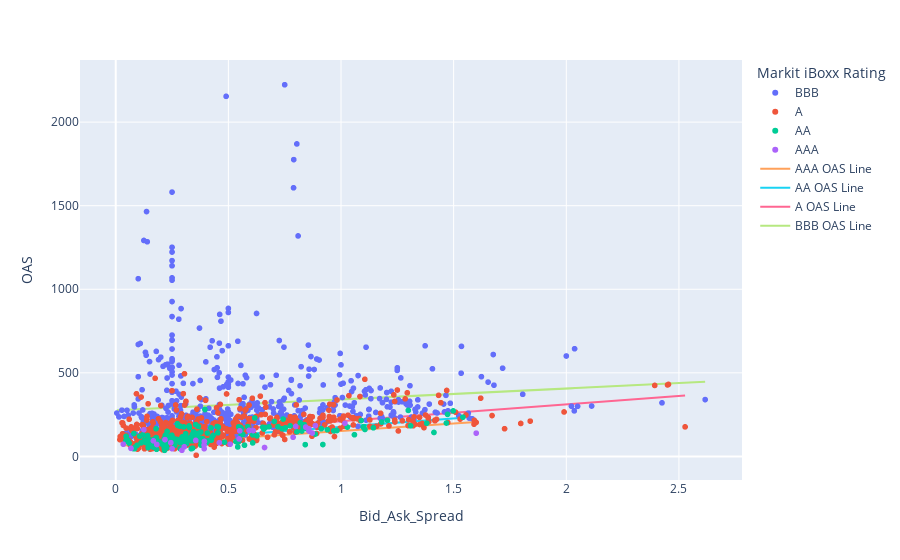

Write notebook code for a chart like this one.
### Code cell
# linear regression
from sklearn.linear_model import LinearRegression

def plot_linear_regression(data, x_column, y_column, rating_list):
    fig = px.scatter(data, x=x_column, y=y_column, color="Markit iBoxx Rating")
    for rating in rating_list:
        if rating in data["Markit iBoxx Rating"].values:
            y_axis = data[data["Markit iBoxx Rating"] == rating][y_column].values.reshape(-1, 1)
            x_axis = data[data["Markit iBoxx Rating"] == rating][x_column].values.reshape(-1, 1)
            reg = LinearRegression().fit(x_axis, y_axis)
            fig.add_trace(go.Scatter(x=x_axis.flatten(), y=reg.predict(x_axis).flatten(), mode='lines', name=f'{rating} OAS Line'))
    fig.show()

plot_linear_regression(data, "Bid_Ask_Spread", "OAS", ["AAA", "AA", "A", "BBB"])
plot_linear_regression(data, "Street Yield to Maturity", "OAS", ["AAA", "AA", "A", "BBB"])

### Figure 1 — Plotly figure (JSON) as saved in the notebook; plotly's stock layout.template omitted (floating-point values rounded to 4 significant figures; data arrays with more than 128 entries replaced by an {"elided": "..."} marker saying what was removed)
{"data": [{"hovertemplate": "Markit iBoxx Rating=BBB<br>Bid_Ask_Spread=%{x}<br>OAS=%{y}<extra></extra>", "legendgroup": "BBB", "marker": {"color": "#636efa", "symbol": "circle"}, "mode": "markers", "name": "BBB", "showlegend": true, "type": "scattergl", "x": {"elided": "636 float values"}, "xaxis": "x", "y": {"elided": "636 float values"}, "yaxis": "y"}, {"hovertemplate": "Markit iBoxx Rating=A<br>Bid_Ask_Spread=%{x}<br>OAS=%{y}<extra></extra>", "legendgroup": "A", "marker": {"color": "#EF553B", "symbol": "circle"}, "mode": "markers", "name": "A", "showlegend": true, "type": "scattergl", "x": {"elided": "633 float values"}, "xaxis": "x", "y": {"elided": "633 float values"}, "yaxis": "y"}, {"hovertemplate": "Markit iBoxx Rating=AA<br>Bid_Ask_Spread=%{x}<br>OAS=%{y}<extra></extra>", "legendgroup": "AA", "marker": {"color": "#00cc96", "symbol": "circle"}, "mode": "markers", "name": "AA", "showlegend": true, "type": "scattergl", "x": {"elided": "183 float values"}, "xaxis": "x", "y": {"elided": "183 float values"}, "yaxis": "y"}, {"hovertemplate": "Markit iBoxx Rating=AAA<br>Bid_Ask_Spread=%{x}<br>OAS=%{y}<extra></extra>", "legendgroup": "AAA", "marker": {"color": "#ab63fa", "symbol": "circle"}, "mode": "markers", "name": "AAA", "showlegend": true, "type": "scattergl", "x": [0.7989, 0.06782, 0.5078, 0.2188, 0.2938, 0.03347, 0.8578, 0.2503, 0.3551, 0.125, 0.3925, 0.2446, 0.5919, 0.7873, 0.3921, 0.5478, 0.3936, 0.8722, 0.6606, 0.46, 0.3042, 0.6101, 1.017, 0.1671, 0.8434, 0.8573, 0.5505, 0.8861, 1.6, 0.1825], "xaxis": "x", "y": [179.3, 48.13, 73.14, 100.5, 36.88, 73.12, 152.0, 46.04, 95.71, 159.9, 46.35, 82.19, 155.5, 114.7, 67.98, 104.7, 89.58, 139.9, 53.39, 81.93, 57.27, 155.0, 198.5, 93.4, 175.5, 165.6, 153.3, 184.5, 139.2, 71.27], "yaxis": "y"}, {"mode": "lines", "name": "AAA OAS Line", "type": "scatter", "x": [0.7989, 0.06782, 0.5078, 0.2188, 0.2938, 0.03347, 0.8578, 0.2503, 0.3551, 0.125, 0.3925, 0.2446, 0.5919, 0.7873, 0.3921, 0.5478, 0.3936, 0.8722, 0.6606, 0.46, 0.3042, 0.6101, 1.017, 0.1671, 0.8434, 0.8573, 0.5505, 0.8861, 1.6, 0.1825], "y": [134.1, 68.24, 107.9, 81.84, 88.61, 65.14, 139.5, 84.69, 94.14, 73.39, 97.51, 84.17, 115.5, 133.1, 97.47, 111.5, 97.61, 140.7, 121.7, 103.6, 89.55, 117.1, 153.8, 77.18, 138.2, 139.4, 111.8, 142.0, 206.4, 78.57]}, {"mode": "lines", "name": "AA OAS Line", "type": "scatter", "x": {"elided": "183 float values"}, "y": {"elided": "183 float values"}}, {"mode": "lines", "name": "A OAS Line", "type": "scatter", "x": {"elided": "633 float values"}, "y": {"elided": "633 float values"}}, {"mode": "lines", "name": "BBB OAS Line", "type": "scatter", "x": {"elided": "636 float values"}, "y": {"elided": "636 float values"}}], "layout": {"legend": {"title": {"text": "Markit iBoxx Rating"}, "tracegroupgap": 0}, "margin": {"t": 60}, "xaxis": {"anchor": "y", "domain": [0, 1], "title": {"text": "Bid_Ask_Spread"}}, "yaxis": {"anchor": "x", "domain": [0, 1], "title": {"text": "OAS"}}}}
